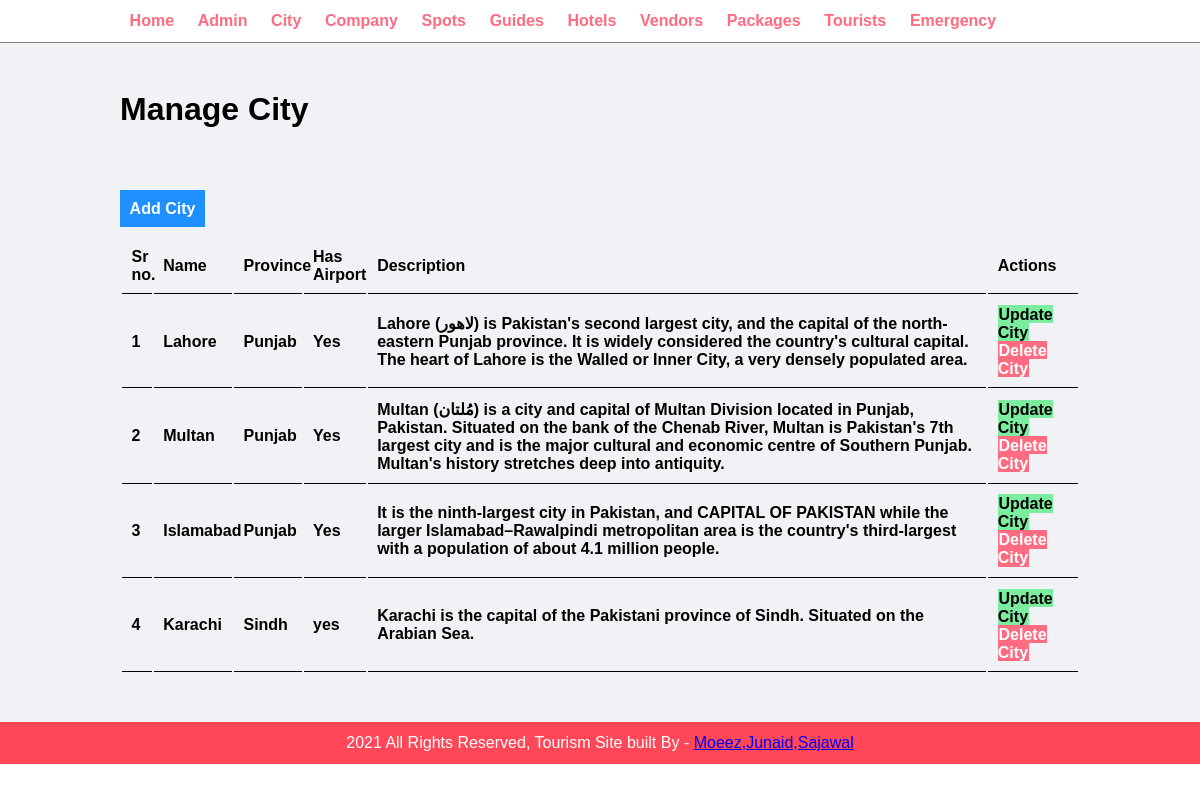
The page /admin/manage-city.php on the database its author committed.
### tables this page shows
CREATE TABLE `city` (
  `ID` int(11) NOT NULL,
  `Name` varchar(50) NOT NULL,
  `Province` varchar(20) NOT NULL,
  `HasAirpot` varchar(4) NOT NULL,
  `Description` text DEFAULT NULL
);

### admin/manage-city.php (the view, shortened to what this page needs)
<?php include('partial/menu.php'); ?>
        <div class="main-content">
            <div class="wrapper">
                <h1>Manage City</h1>
                <br />
                <br /><br /><br />
                <a href="add-city.php" class="btn-primary">Add City</a>
                <br /><br />
                <table class="tbl-full">
                    <tr>
                        <th>Sr no.</th>
                        <th>Name</th>
                        <th>Province</th>
                        <th>Has Airport</th>
                        <th>Description</th>
                        <th>Actions</th>
                    </tr>
                    <?php
                        $sql="SELECT * FROM city";
                        $res=mysqli_query($conn, $sql);
                        if ($res==TRUE) {
                            $count=mysqli_num_rows($res);
                            if ($count>0)
                            {
                                while ($rows=mysqli_fetch_assoc($res))
                                {
                                    $a=$rows['ID'];
                                    $b=$rows['Name'];
                                    $c=$rows['Province'];
                                    $d=$rows['HasAirpot'];
                                    $e=$rows['Description'];
                                    ?>
                                    <tr>
                                        <th><?php echo $a ?> </th>
                                        <th><?php echo $b ?></th>
                                        <th><?php echo $c ?></th>
                                        <th><?php echo $d ?></th>
                                        <th><?php echo $e ?></th>
                                        <th>
                                            <a href="<?php echo SITEURL; ?>admin/update-city.php?id=<?php echo $a; ?>" class="btn-secondary">Update City</a>
                                            <a href="<?php echo SITEURL; ?>admin/delete-city.php?id=<?php echo $a; ?>" class="btn-danger">Delete City</a>
                                        </th>
                                    </tr>
                                    <?php
                                }
                            }
                            else
                            {
                            }
                        }
                        else{
                        }
                    ?>
                </table>
            </div>
        </div>
<?php include('partial/footer.php'); ?>

### css/admin.css (style rules this page uses)
* { margin: 0; padding: 0; font-family: Arial, Helvetica, sans-serif; }
.wrapper { padding: 1%; width: 80%; margin: 0 auto; }
.tbl-full { width: 100%; }
table tr th { border-bottom: 1px solid black; padding: 1%; text-align: left; }
.btn-primary { background-color: #1e90ff; padding: 1%; color: white; text-decoration: none; font-weight: bold; }
.btn-secondary { background-color: #7bed9f; padding: 1%; color: black; text-decoration: none; font-weight: bold; }
.btn-danger { background-color: #ff6b81; padding: 1%; color: white; text-decoration: none; font-weight: bold; }
.main-content { background-color: #f1f2f6; padding: 3% 0; }

### rows shown on the page
city: ID "1", Name "Lahore", Province "Punjab", HasAirpot "Yes", Description "Lahore (لاهور) is Pakistan's second largest city, and the capital of the north-eastern Punjab province. It is widely considered the country's cultural capital. The heart of Lahore is the Walled or Inner City, a very densely populated area."
city: ID "2", Name "Multan", Province "Punjab", HasAirpot "Yes", Description "Multan (مُلتان) is a city and capital of Multan Division located in Punjab, Pakistan. Situated on the bank of the Chenab River, Multan is Pakistan's 7th largest city and is the major cultural and economic centre of Southern Punjab. Multan's history stretches deep into antiquity."
city: ID "3", Name "Islamabad", Province "Punjab", HasAirpot "Yes", Description "It is the ninth-largest city in Pakistan, and CAPITAL OF PAKISTAN while the larger Islamabad–Rawalpindi metropolitan area is the country's third-largest with a population of about 4.1 million people."
city: ID "4", Name "Karachi", Province "Sindh", HasAirpot "yes", Description "Karachi is the capital of the Pakistani province of Sindh. Situated on the Arabian Sea."
